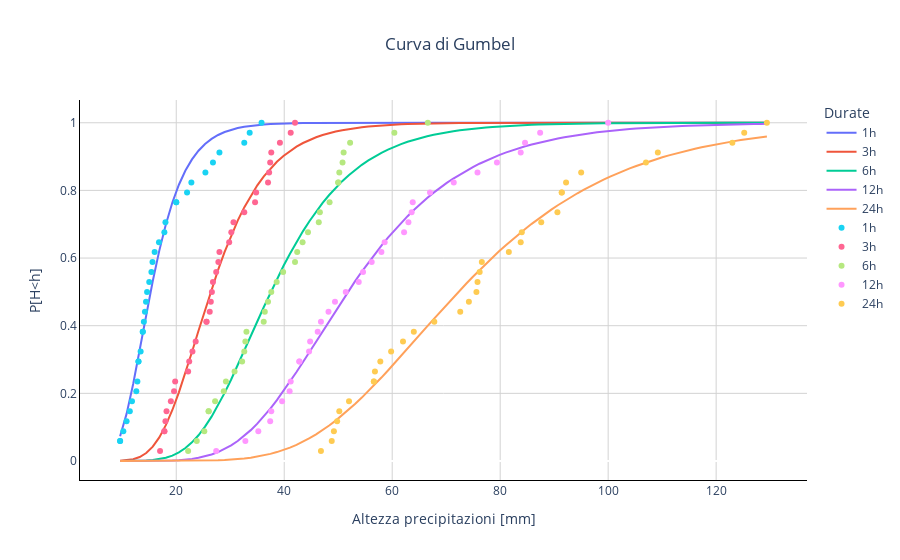

The cell this chart's notebook holds for it:
### Code cell
gb_mq = pd.DataFrame([gumbel(t_rain, ab_mq, '1h'),
                 gumbel(t_rain, ab_mq, '3h'),
                 gumbel(t_rain, ab_mq, '6h'),
                 gumbel(t_rain, ab_mq, '12h'),
                 gumbel(t_rain, ab_mq, '24h')]).T
gb_mq.index = t_rain
gb_mq.columns = ['1h', '3h', '6h', '12h', '24h']

gb = gb_mq
create_gumbel_plot(data)
